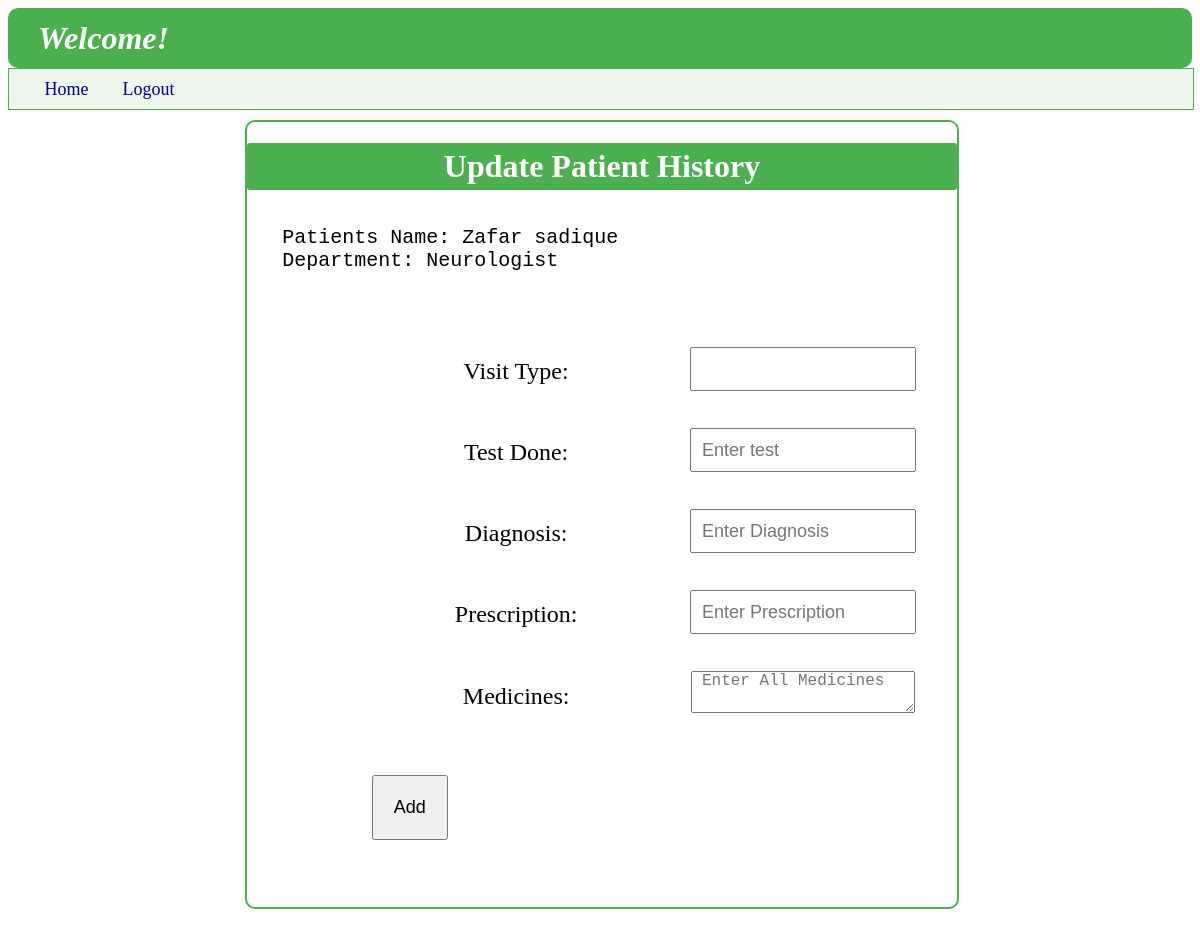
The page /apppointment_update/1 on the database its author committed.
### backend/models.py (models this page shows)
class User_Info(db.Model):
    __tablename__ = "user_info"
    id=db.Column(db.Integer,primary_key=True,autoincrement=True)
    full_name=db.Column(db.String,nullable=False)
    email=db.Column(db.String,unique=True,nullable=False)
    password=db.Column(db.String,nullable=False)
    role=db.Column(db.Integer,default=1)
    is_blacklist=db.Column(db.Integer,default=0)
    appointments=db.relationship("Appointments",cascade="all,delete",backref="user_info",lazy=True)

class Department(db.Model):
    __tablename__ = "department"
    id=db.Column(db.String,primary_key=True,nullable=False)
    specialization=db.Column(db.String,nullable=False)
    description=db.Column(db.String,nullable=False)
    doctor=db.relationship("Doctor_Info",cascade="all,delete",backref="department",lazy=True)

### backend/controllers.py (the view, shortened to what this page needs)
@app.route("/apppointment_update/<appoin_id>", methods=["GET", "POST"])
def ap_update(appoin_id):
    a_p=Appointments.query.filter(Appointments.id==appoin_id).first()
    d_id=a_p.doctor_id
    return render_template("doct_update_patient_hist.html",appointment=a_p,d_id=d_id)

### templates/doct_update_patient_hist.html
{%extends "doctor_layout.html"%}
{%block content%}
    <div class="login_panel" style="border-color: rgb(76, 175, 80);">
        <h1 style="text-align: center; font-weight: bold; background-color: rgb(76, 175, 80); color: white; border-radius: 3px; padding: 5px; ">Update Patient History</h1>
        {%if appointment%}
        <pre style="margin: 5%; font-size: x-large;">
Patients Name: {{appointment.user_info.full_name}}
Department: {{appointment.doctor_info.department.specialization}}
        </pre>
        <form action="{{url_for('ap_update',appoin_id=appointment.id)}}" method="POST" class="form_style">
            <table>
                <tr>
                    <td><label for="visit_type"  style=" margin-bottom: 1%; font-size:x-large;">Visit Type:</label></td>
                    <td><input type="text" id="visit_type" name="visit_type" class="input_form" value="{{appointment.vist_type}}"></td>
                </tr>
                <tr>
                    <td><label for="test_done"  style=" margin-bottom: 1%; font-size:x-large;">Test Done:</label></td>
                    <td><input type="text" id="test_done" name="test_done" class="input_form" placeholder="Enter test "></td>
                </tr>
                <tr>
                    <td><label for="diagnosis"  style=" margin-bottom: 1%; font-size:x-large;">Diagnosis:</label></td>
                    <td><input type="text" id="diagnosis" name="diagnosis" class="input_form" placeholder="Enter Diagnosis"></td>
                </tr>
                <tr>
                    <td><label for="prescription"  style=" margin-bottom: 1%; font-size:x-large;">Prescription:</label></td>
                    <td><input type="text" id="prescription" name="prescription" class="input_form" placeholder="Enter Prescription"></td>
                </tr>
                <tr>
                    <td><label for="medicines"  style=" margin-bottom: 1%; font-size:x-large;">Medicines:</label></td>
                    <td><textarea type="text" id="medicines" name="medicines" class="input_form" placeholder="Enter All Medicines"></textarea></td>
                </tr>
            </table>
            <br>
            <div>
                <button type="submit" style="font-size: large; padding: 20px; margin: 3% 0% 10% 0%;">Add</button>
            </div>
        </form>
        {%else%}
        <h3>This appointment doesn't exist</h3>
        {%endif%}
    </div>
{%endblock%}

### static/style.css (style rules this page uses)
body { background-image: url("https://static.vecteezy.com/system/resources/thumbnails/002/072/163/small_2x/doctor-injecting-coronavirus-vaccine-to-a-patient-concept-free-vector.jpg"); background-repeat: no-repeat; background-size: 650px 650px; background-position: center; background-attachment: fixed; filter: saturate(1.0); z-index: -4; backdrop-filter: blur(4px); }
.login_panel { height: auto; width: 60%; margin: 10px 20% 40px 20%; border: 2px double rgb(0, 180, 216); border-radius: 10px; }
.form_style { margin: 10px 10px 10px 125px; }
.input_form { width: 80%; margin: 5px 0 10px 0; padding: 0 0 0 10px; height: 40px; font-size: large; }
table { width: 100%; table-layout: fixed; }
td { text-align: center; padding: 10px; }

### rows shown on the page
User_Info: user_info.full_name "Zafar sadique"
Department: doctor_info.department.specialization "Neurologist"
